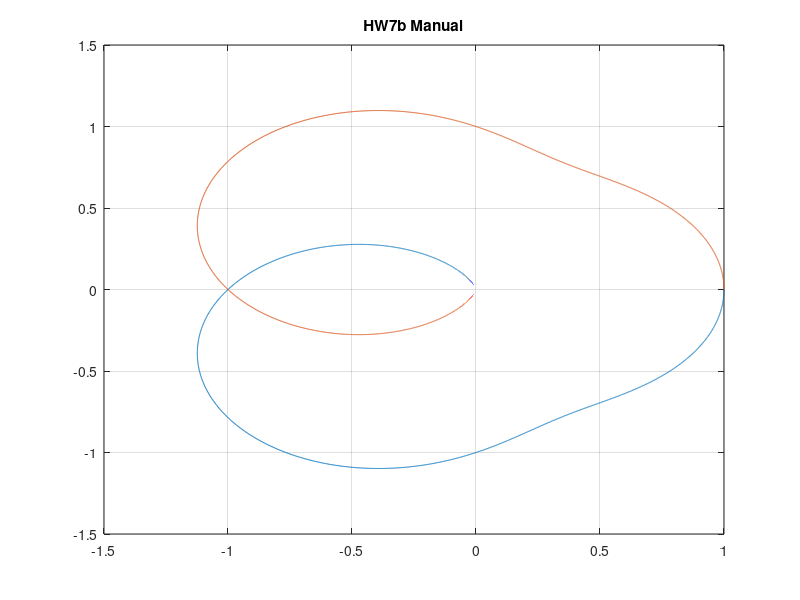
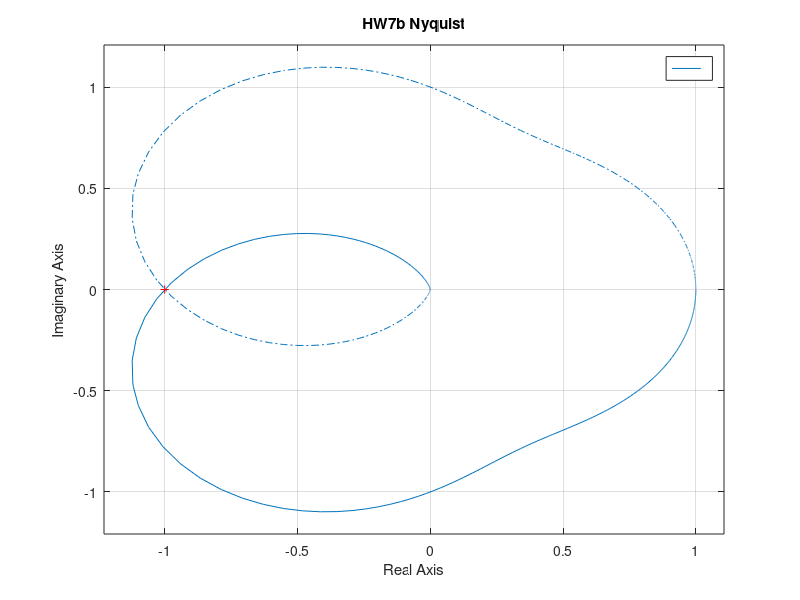
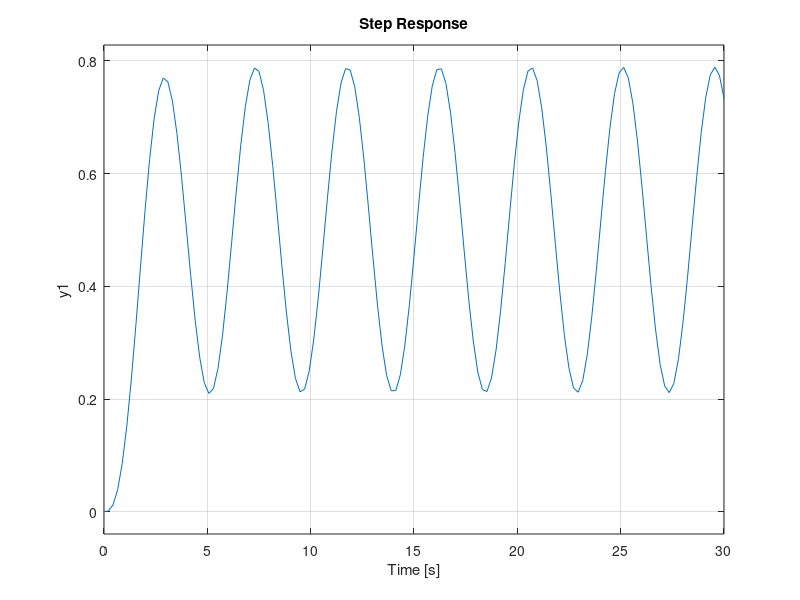

These figures' MATLAB source, in order:

clear
clf
page = 'HW7b';
x = linspace(0,5,10000);
s = tf('s');

k = 1;
G = k./((1i*x).^3+(1i*x).^2+(1i*x).*2+1);
H = 1/((s^3 + (s^2) + 2*s + 1));
figure(1)
clf
plot(real(G),imag(G));
hold on
plot(real(G),-imag(G));
grid on
man = strcat(page,' Manual');
title(man);
print(man,'-bestfit','-dpdf')
figure(2)
clf
nyq = strcat(page,' Nyquist');
nyquist(H*k)
title(nyq);
print(nyq,'-bestfit','-dpdf')
figure(3)
clf
T = feedback(H,k);
feed = strcat(page,' CLStepResponse');
step(T)
print(feed,'-bestfit','-dpdf')
pole(T)
